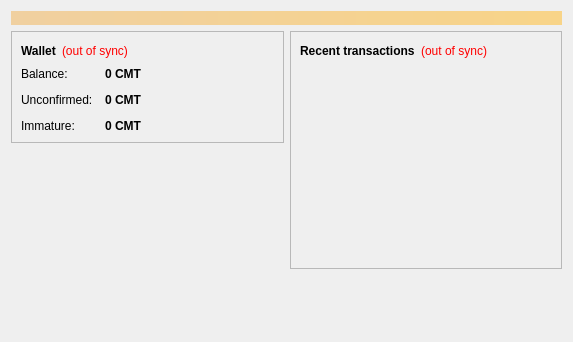
<?xml version="1.0" encoding="UTF-8"?>
<ui version="4.0">
 <class>OverviewPage</class>
 <widget class="QWidget" name="OverviewPage">
  <property name="geometry">
   <rect>
    <x>0</x>
    <y>0</y>
    <width>573</width>
    <height>342</height>
   </rect>
  </property>
  <property name="windowTitle">
   <string>Form</string>
  </property>
  <layout class="QVBoxLayout" name="topLayout">
   <item>
    <widget class="QLabel" name="labelAlerts">
     <property name="visible">
      <bool>false</bool>
     </property>
     <property name="styleSheet">
      <string notr="true">background-color: qlineargradient(x1: 0, y1: 0, x2: 1, y2: 0, stop:0 #F0D0A0, stop:1 #F8D488); color:#000000;</string>
     </property>
     <property name="wordWrap">
      <bool>true</bool>
     </property>
     <property name="margin">
      <number>3</number>
     </property>
    </widget>
   </item>
   <item>
    <layout class="QHBoxLayout" name="horizontalLayout" stretch="1,1">
     <item>
      <layout class="QVBoxLayout" name="verticalLayout_2">
       <item>
        <widget class="QFrame" name="frame">
         <property name="frameShape">
          <enum>QFrame::StyledPanel</enum>
         </property>
         <property name="frameShadow">
          <enum>QFrame::Raised</enum>
         </property>
         <layout class="QVBoxLayout" name="verticalLayout_4">
          <item>
           <layout class="QHBoxLayout" name="horizontalLayout_4">
            <item>
             <widget class="QLabel" name="label_5">
              <property name="font">
               <font>
                <weight>75</weight>
                <bold>true</bold>
               </font>
              </property>
              <property name="text">
               <string>Wallet</string>
              </property>
             </widget>
            </item>
            <item>
             <widget class="QLabel" name="labelWalletStatus">
              <property name="toolTip">
               <string>The displayed information may be out of date. Your wallet automatically synchronizes with the Comet network after a connection is established, but this process has not completed yet.</string>
              </property>
              <property name="styleSheet">
               <string notr="true">QLabel { color: red; }</string>
              </property>
              <property name="text">
               <string notr="true">(out of sync)</string>
              </property>
              <property name="alignment">
               <set>Qt::AlignLeading|Qt::AlignLeft|Qt::AlignVCenter</set>
              </property>
             </widget>
            </item>
            <item>
             <spacer name="horizontalSpacer_2">
              <property name="orientation">
               <enum>Qt::Horizontal</enum>
              </property>
              <property name="sizeHint" stdset="0">
               <size>
                <width>40</width>
                <height>20</height>
               </size>
              </property>
             </spacer>
            </item>
           </layout>
          </item>
          <item>
           <layout class="QFormLayout" name="formLayout_2">
            <property name="fieldGrowthPolicy">
             <enum>QFormLayout::AllNonFixedFieldsGrow</enum>
            </property>
            <property name="horizontalSpacing">
             <number>12</number>
            </property>
            <property name="verticalSpacing">
             <number>12</number>
            </property>
            <item row="0" column="0">
             <widget class="QLabel" name="label">
              <property name="text">
               <string>Balance:</string>
              </property>
             </widget>
            </item>
            <item row="0" column="1">
             <widget class="QLabel" name="labelBalance">
              <property name="font">
               <font>
                <weight>75</weight>
                <bold>true</bold>
               </font>
              </property>
              <property name="cursor">
               <cursorShape>IBeamCursor</cursorShape>
              </property>
              <property name="toolTip">
               <string>Your current balance</string>
              </property>
              <property name="text">
               <string notr="true">0 CMT</string>
              </property>
              <property name="textInteractionFlags">
               <set>Qt::LinksAccessibleByMouse|Qt::TextSelectableByKeyboard|Qt::TextSelectableByMouse</set>
              </property>
             </widget>
            </item>
            <item row="1" column="0">
             <widget class="QLabel" name="label_3">
              <property name="text">
               <string>Unconfirmed:</string>
              </property>
             </widget>
            </item>
            <item row="1" column="1">
             <widget class="QLabel" name="labelUnconfirmed">
              <property name="font">
               <font>
                <weight>75</weight>
                <bold>true</bold>
               </font>
              </property>
              <property name="cursor">
               <cursorShape>IBeamCursor</cursorShape>
              </property>
              <property name="toolTip">
               <string>Total of transactions that have yet to be confirmed, and do not yet count toward the current balance</string>
              </property>
              <property name="text">
               <string notr="true">0 CMT</string>
              </property>
              <property name="textInteractionFlags">
               <set>Qt::LinksAccessibleByMouse|Qt::TextSelectableByKeyboard|Qt::TextSelectableByMouse</set>
              </property>
             </widget>
            </item>
            <item row="2" column="0">
             <widget class="QLabel" name="labelImmatureText">
              <property name="text">
               <string>Immature:</string>
              </property>
             </widget>
            </item>
            <item row="2" column="1">
             <widget class="QLabel" name="labelImmature">
              <property name="font">
               <font>
                <weight>75</weight>
                <bold>true</bold>
               </font>
              </property>
              <property name="toolTip">
               <string>Mined balance that has not yet matured</string>
              </property>
              <property name="text">
               <string notr="true">0 CMT</string>
              </property>
              <property name="textInteractionFlags">
               <set>Qt::LinksAccessibleByMouse|Qt::TextSelectableByKeyboard|Qt::TextSelectableByMouse</set>
              </property>
             </widget>
            </item>
           </layout>
          </item>
         </layout>
        </widget>
       </item>
       <item>
        <spacer name="verticalSpacer">
         <property name="orientation">
          <enum>Qt::Vertical</enum>
         </property>
         <property name="sizeHint" stdset="0">
          <size>
           <width>20</width>
           <height>40</height>
          </size>
         </property>
        </spacer>
       </item>
      </layout>
     </item>
     <item>
      <layout class="QVBoxLayout" name="verticalLayout_3">
       <item>
        <widget class="QFrame" name="frame_2">
         <property name="frameShape">
          <enum>QFrame::StyledPanel</enum>
         </property>
         <property name="frameShadow">
          <enum>QFrame::Raised</enum>
         </property>
         <layout class="QVBoxLayout" name="verticalLayout">
          <item>
           <layout class="QHBoxLayout" name="horizontalLayout_2">
            <item>
             <widget class="QLabel" name="label_4">
              <property name="text">
               <string>&lt;b&gt;Recent transactions&lt;/b&gt;</string>
              </property>
             </widget>
            </item>
            <item>
             <widget class="QLabel" name="labelTransactionsStatus">
              <property name="toolTip">
               <string>The displayed information may be out of date. Your wallet automatically synchronizes with the Comet network after a connection is established, but this process has not completed yet.</string>
              </property>
              <property name="styleSheet">
               <string notr="true">QLabel { color: red; }</string>
              </property>
              <property name="text">
               <string notr="true">(out of sync)</string>
              </property>
              <property name="alignment">
               <set>Qt::AlignRight|Qt::AlignTrailing|Qt::AlignVCenter</set>
              </property>
             </widget>
            </item>
            <item>
             <spacer name="horizontalSpacer">
              <property name="orientation">
               <enum>Qt::Horizontal</enum>
              </property>
              <property name="sizeHint" stdset="0">
               <size>
                <width>40</width>
                <height>20</height>
               </size>
              </property>
             </spacer>
            </item>
           </layout>
          </item>
          <item>
           <widget class="QListView" name="listTransactions">
            <property name="styleSheet">
             <string notr="true">QListView { background: transparent; }</string>
            </property>
            <property name="frameShape">
             <enum>QFrame::NoFrame</enum>
            </property>
            <property name="verticalScrollBarPolicy">
             <enum>Qt::ScrollBarAlwaysOff</enum>
            </property>
            <property name="horizontalScrollBarPolicy">
             <enum>Qt::ScrollBarAlwaysOff</enum>
            </property>
            <property name="selectionMode">
             <enum>QAbstractItemView::NoSelection</enum>
            </property>
           </widget>
          </item>
         </layout>
        </widget>
       </item>
       <item>
        <spacer name="verticalSpacer_2">
         <property name="orientation">
          <enum>Qt::Vertical</enum>
         </property>
         <property name="sizeHint" stdset="0">
          <size>
           <width>20</width>
           <height>40</height>
          </size>
         </property>
        </spacer>
       </item>
      </layout>
     </item>
    </layout>
   </item>
  </layout>
 </widget>
 <resources/>
 <connections/>
</ui>
